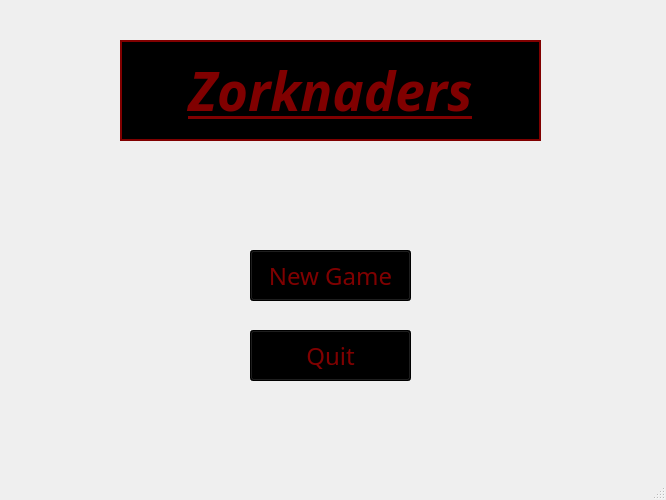
<?xml version="1.0" encoding="UTF-8"?>
<ui version="4.0">
 <class>MainMenu</class>
 <widget class="QMainWindow" name="MainMenu">
  <property name="enabled">
   <bool>true</bool>
  </property>
  <property name="geometry">
   <rect>
    <x>0</x>
    <y>0</y>
    <width>666</width>
    <height>500</height>
   </rect>
  </property>
  <property name="minimumSize">
   <size>
    <width>666</width>
    <height>500</height>
   </size>
  </property>
  <property name="maximumSize">
   <size>
    <width>666</width>
    <height>500</height>
   </size>
  </property>
  <property name="windowTitle">
   <string>MainWindow</string>
  </property>
  <property name="autoFillBackground">
   <bool>false</bool>
  </property>
  <property name="styleSheet">
   <string notr="true">QMainWindow{background-image: url(:/assets/assets/pattern2.jpg) }

QLabel{color:maroon; background-color:black}

QPushButton { color: maroon; background-color:black }</string>
  </property>
  <property name="tabShape">
   <enum>QTabWidget::Rounded</enum>
  </property>
  <widget class="QWidget" name="centralwidget">
   <widget class="QLabel" name="lblmain">
    <property name="geometry">
     <rect>
      <x>120</x>
      <y>40</y>
      <width>421</width>
      <height>101</height>
     </rect>
    </property>
    <property name="font">
     <font>
      <family>Showcard Gothic</family>
      <pointsize>40</pointsize>
      <weight>75</weight>
      <italic>true</italic>
      <bold>true</bold>
      <underline>true</underline>
     </font>
    </property>
    <property name="autoFillBackground">
     <bool>false</bool>
    </property>
    <property name="frameShape">
     <enum>QFrame::Box</enum>
    </property>
    <property name="frameShadow">
     <enum>QFrame::Plain</enum>
    </property>
    <property name="lineWidth">
     <number>2</number>
    </property>
    <property name="midLineWidth">
     <number>0</number>
    </property>
    <property name="text">
     <string>Zorknaders</string>
    </property>
    <property name="scaledContents">
     <bool>false</bool>
    </property>
    <property name="alignment">
     <set>Qt::AlignCenter</set>
    </property>
    <property name="wordWrap">
     <bool>false</bool>
    </property>
   </widget>
   <widget class="QPushButton" name="btnNew">
    <property name="geometry">
     <rect>
      <x>250</x>
      <y>250</y>
      <width>161</width>
      <height>51</height>
     </rect>
    </property>
    <property name="font">
     <font>
      <family>Showcard Gothic</family>
      <pointsize>18</pointsize>
     </font>
    </property>
    <property name="autoFillBackground">
     <bool>false</bool>
    </property>
    <property name="text">
     <string>New Game</string>
    </property>
    <property name="autoDefault">
     <bool>false</bool>
    </property>
   </widget>
   <widget class="QPushButton" name="btnQuit">
    <property name="geometry">
     <rect>
      <x>250</x>
      <y>330</y>
      <width>161</width>
      <height>51</height>
     </rect>
    </property>
    <property name="font">
     <font>
      <family>Showcard Gothic</family>
      <pointsize>18</pointsize>
     </font>
    </property>
    <property name="text">
     <string>Quit</string>
    </property>
   </widget>
  </widget>
  <widget class="QMenuBar" name="menubar">
   <property name="geometry">
    <rect>
     <x>0</x>
     <y>0</y>
     <width>666</width>
     <height>21</height>
    </rect>
   </property>
  </widget>
  <widget class="QStatusBar" name="statusbar"/>
 </widget>
 <resources/>
 <connections/>
</ui>
